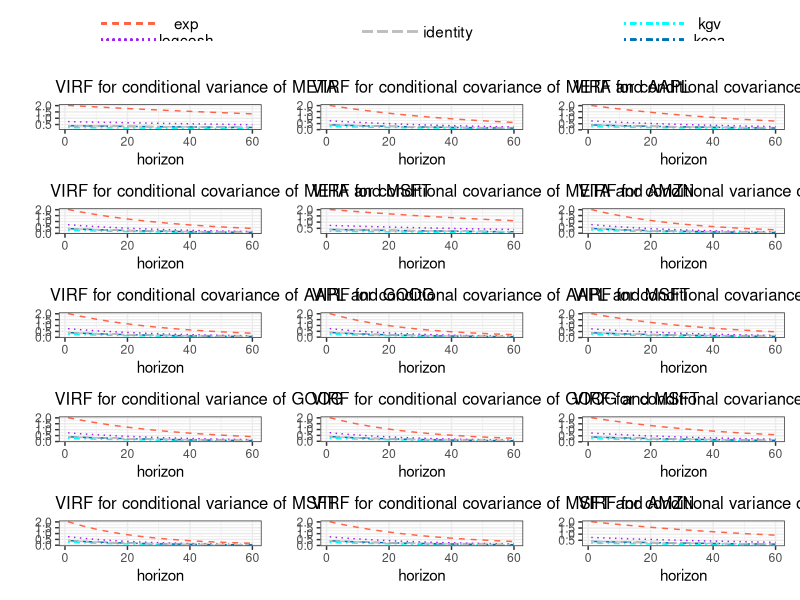
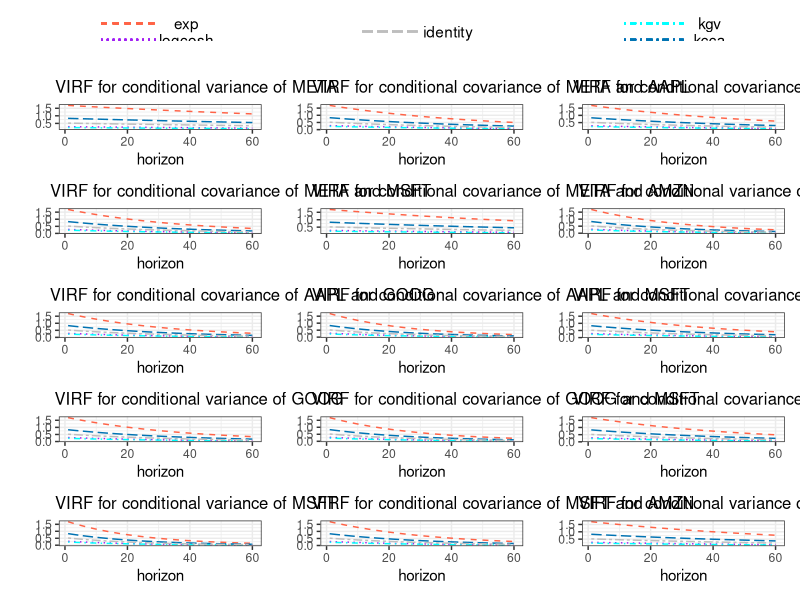

Reproduce these figures in R, in order.
## ---- chunk 1
knitr::opts_chunk$set(echo = FALSE, cache = FALSE, comment = "", include = TRUE, warning = FALSE, message = FALSE, fig.align="center")

setwd("E:/DOCUMENTS/CIVILE/BELGIQUE/MASTER_UCL/LSBA_2021/DATS2M/DATA_SCIENCE/BLOC_2_Bis/LDATS2840_MEMOIRE_DATA_SCIENCE/PROGRAMMING/R_thesis/plotting")

require(knitr)
require(ggplot2)
require(patchwork)
## ---- chunk 2

mydata_virf <- read.csv("mydata_virf.csv", row.names = 1)

thedata <- read.csv("thedata.csv", row.names = 1)

thedataAAPL <- read.csv("thedataAAPL.csv", row.names = 1)

thedataAMZN <- read.csv("thedataAMZN.csv", row.names = 1)

thedataGOOG <- read.csv("thedataGOOG.csv", row.names = 1)

thedataMSFT <- read.csv("thedataMSFT.csv", row.names = 1)


mycolnames <- c("VIRF for conditional variance of META", 
                "VIRF for conditional covariance of META and AAPL",
                "VIRF for conditional covariance of META and GOOG",
                "VIRF for conditional covariance of META and MSFT",
                "VIRF for conditional covariance of META and AMZN",
                "VIRF for conditional variance of AAPL",
                "VIRF for conditional covariance of AAPL and GOOG",
                "VIRF for conditional covariance of AAPL and MSFT",
                "VIRF for conditional covariance of AAPL and AMZN",
                "VIRF for conditional variance of GOOG", 
                "VIRF for conditional covariance of GOOG and MSFT",
                "VIRF for conditional covariance of GOOG and AMZN",
                "VIRF for conditional variance of MSFT",
                "VIRF for conditional covariance of MSFT and AMZN",
                "VIRF for conditional variance of AMZN" )
the_names <- colnames(mydata_virf)


myfunction_virf <- function(data = thedataAAPL, 
                            y_name = "META", 
                            titre = "VIRF for conditional variance of META" ){
  
  y <- c(paste0(y_name, "_exp"), paste0(y_name, "_logcosh"), 
         paste0(y_name, "_kgv"), paste0(y_name, "_kcca"), 
         paste0(y_name, "_identity"))
  
  l1 <- ggplot(data, aes(x = .data[["horizon"]]))+
    geom_line(aes(y = .data[[y[1]]]), colour = "tomato", linetype = 2)+
    geom_line(aes(y = .data[[y[2]]]), colour = "purple", linetype = 3)+
    geom_line(aes(y = .data[[y[3]]]), colour = "cyan", linetype = 4)+
    geom_line(aes(y = .data[[y[4]]]), colour = "#0072B2", linetype = 5)+
    geom_line(aes(y = .data[[y[5]]]), colour = "grey", linetype = 6)+
    labs(title = titre,  y = "", x = "horizon")+
    theme_bw()+
    theme(plot.title = element_text(size = 12, hjust = 0.05))


  l1
  
}

t1 <- myfunction_virf(data = thedataGOOG, y=the_names[1], titre = mycolnames[1])

t2 <- myfunction_virf(data = thedataGOOG, y=the_names[2], titre = mycolnames[2])

t3 <- myfunction_virf(data = thedataGOOG, y=the_names[3], titre = mycolnames[3])

t4 <- myfunction_virf(data = thedataGOOG, y=the_names[4], titre = mycolnames[4])

t5 <- myfunction_virf(data = thedataGOOG, y=the_names[5], titre = mycolnames[5])

t6 <- myfunction_virf(data = thedataGOOG, y=the_names[6], titre = mycolnames[6])

t7 <- myfunction_virf(data = thedataGOOG, y=the_names[7], titre = mycolnames[7])

t8 <- myfunction_virf(data = thedataGOOG, y=the_names[8], titre = mycolnames[8])

t9 <- myfunction_virf(data = thedataGOOG, y=the_names[9], titre = mycolnames[9])

t10 <- myfunction_virf(data = thedataGOOG, y=the_names[10], titre = mycolnames[10])

t11 <- myfunction_virf(data = thedataGOOG, y=the_names[11], titre = mycolnames[11])

t12 <- myfunction_virf(data = thedataGOOG, y=the_names[12], titre = mycolnames[12])

t13 <- myfunction_virf(data = thedataGOOG, y=the_names[13], titre = mycolnames[13])

t14 <- myfunction_virf(data = thedataGOOG, y=the_names[14], titre = mycolnames[14])

t15 <- myfunction_virf(data = thedataGOOG, y=the_names[15], titre = mycolnames[15])





 m1 <- ggplot(thedata, aes(x = "horizon"))+
    geom_segment(x = 0.25, xend = 0.7, y =0.07 , yend =0.07, colour = "tomato", linetype = 2)+
  annotate("text", label = "exp", x = 0.9, y = 0.07)+
    geom_segment(x = 0.25, xend = 0.7, y =0.00 , yend =0, colour = "purple", linetype = 3)+
  annotate("text", label = "logcosh", x = 0.9, y = 0.0)+      
      theme_minimal()+
 xlim(c(0,1.4))+
  ylim(c(0, 0.1))+
  labs(x = "", y = "")+
  theme(axis.text = element_blank(),
        panel.border = element_blank(),
        axis.ticks = element_blank(),
        panel.grid.major.y = element_blank(),
        panel.grid.minor.y = element_blank(),
        panel.grid.major.x = element_blank(),
        panel.grid.minor.x = element_blank())


le <- ggplot(thedata, aes(x = "horizon"))+
    
  theme_minimal()+
    
      geom_segment(x = 0.25, xend = 0.7, y =0.035 , yend =0.035, colour = "grey", linetype = 5)+
  annotate("text", label = "identity", x = 0.9, y = 0.035)+
 xlim(c(0,1.4))+
  ylim(c(0, 0.1))+
  labs(x = "", y = "")+
  theme(axis.text = element_blank(),
        panel.border = element_blank(),
        axis.ticks = element_blank(),
        panel.grid.major.y = element_blank(),
        panel.grid.minor.y = element_blank(),
        panel.grid.major.x = element_blank(),
        panel.grid.minor.x = element_blank())


m2 <- ggplot(thedata, aes(x = "horizon"))+
    
  geom_segment(x = 0.25, xend = 0.7, y =0.07 , yend =0.07, colour = "cyan", linetype = 4)+
  annotate("text", label = "kgv", x = 0.9, y = 0.07)+
  theme_minimal()+
    geom_segment(x = 0.25, xend = 0.7, y =0.00 , yend =0, colour = "#0072B2", linetype = 4)+
  annotate("text", label = "kcca", x = 0.9, y = 0.0)+
 xlim(c(0,1.4))+
  ylim(c(0, 0.1))+
  labs(x = "", y = "")+
  theme(axis.text = element_blank(),
        panel.border = element_blank(),
        axis.ticks = element_blank(),
        panel.grid.major.y = element_blank(),
        panel.grid.minor.y = element_blank(),
        panel.grid.major.x = element_blank(),
        panel.grid.minor.x = element_blank())


 m1 + le + m2 + t1 + t2 + t3 + t4 + t5 + t6 + t7 + t8 + t9 + t10 + t11 + t12 + t13 + t14 + t15 + plot_layout(nrow = 6, ncol = 3)



## ---- chunk 3
thedataGOOG_negative <- read.csv("thedataGOOG_negative.csv", row.names = 1)

l11 <- myfunction_virf(data = thedataGOOG_negative, y=the_names[1], titre = mycolnames[1])

l12 <- myfunction_virf(data = thedataGOOG_negative, y=the_names[2], titre = mycolnames[2])

l13 <- myfunction_virf(data = thedataGOOG_negative, y=the_names[3], titre = mycolnames[3])

l14 <- myfunction_virf(data = thedataGOOG_negative, y=the_names[4], titre = mycolnames[4])

l15 <- myfunction_virf(data = thedataGOOG_negative, y=the_names[5], titre = mycolnames[5])

l16 <- myfunction_virf(data = thedataGOOG_negative, y=the_names[6], titre = mycolnames[6])

l17 <- myfunction_virf(data = thedataGOOG_negative, y=the_names[7], titre = mycolnames[7])

l18 <- myfunction_virf(data = thedataGOOG_negative, y=the_names[8], titre = mycolnames[8])

l19 <- myfunction_virf(data = thedataGOOG_negative, y=the_names[9], titre = mycolnames[9])

l110 <- myfunction_virf(data = thedataGOOG_negative, y=the_names[10], titre = mycolnames[10])

l111 <- myfunction_virf(data = thedataGOOG_negative, y=the_names[11], titre = mycolnames[11])

l112 <- myfunction_virf(data = thedataGOOG_negative, y=the_names[12], titre = mycolnames[12])

l113 <- myfunction_virf(data = thedataGOOG_negative, y=the_names[13], titre = mycolnames[13])

l114 <- myfunction_virf(data = thedataGOOG_negative, y=the_names[14], titre = mycolnames[14])

l115 <- myfunction_virf(data = thedataGOOG_negative, y=the_names[15], titre = mycolnames[15])

m1 + le + m2 + l11 + l12 + l13 + l14 + l15 + l16 + l17 + l18 + l19 + l110 + l111 + l112 + l113 + l114 + l115 + plot_layout(nrow = 6, ncol = 3) 
